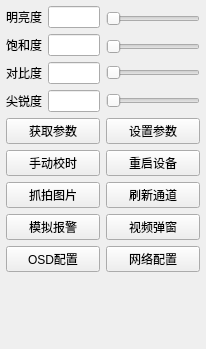
<?xml version="1.0" encoding="UTF-8"?>
<ui version="4.0">
 <class>frmIpcControl</class>
 <widget class="QWidget" name="frmIpcControl">
  <property name="geometry">
   <rect>
    <x>0</x>
    <y>0</y>
    <width>206</width>
    <height>349</height>
   </rect>
  </property>
  <property name="windowTitle">
   <string>Form</string>
  </property>
  <layout class="QVBoxLayout" name="verticalLayout">
   <property name="leftMargin">
    <number>0</number>
   </property>
   <property name="topMargin">
    <number>0</number>
   </property>
   <property name="rightMargin">
    <number>0</number>
   </property>
   <property name="bottomMargin">
    <number>0</number>
   </property>
   <item>
    <widget class="QWidget" name="widget" native="true">
     <property name="autoFillBackground">
      <bool>true</bool>
     </property>
     <layout class="QGridLayout" name="gridLayout_3">
      <property name="leftMargin">
       <number>6</number>
      </property>
      <property name="topMargin">
       <number>6</number>
      </property>
      <property name="rightMargin">
       <number>6</number>
      </property>
      <property name="bottomMargin">
       <number>6</number>
      </property>
      <property name="spacing">
       <number>6</number>
      </property>
      <item row="5" column="0">
       <widget class="QPushButton" name="btnSetDateTime">
        <property name="text">
         <string>手动校时</string>
        </property>
       </widget>
      </item>
      <item row="5" column="1">
       <widget class="QPushButton" name="btnSystemReboot">
        <property name="text">
         <string>重启设备</string>
        </property>
       </widget>
      </item>
      <item row="0" column="0" rowspan="4">
       <layout class="QGridLayout" name="gridLayout_2">
        <item row="0" column="0">
         <widget class="QLabel" name="labBrightness">
          <property name="sizePolicy">
           <sizepolicy hsizetype="Fixed" vsizetype="Preferred">
            <horstretch>0</horstretch>
            <verstretch>0</verstretch>
           </sizepolicy>
          </property>
          <property name="text">
           <string>明亮度</string>
          </property>
         </widget>
        </item>
        <item row="0" column="1">
         <widget class="QLineEdit" name="txtBrightness">
          <property name="sizePolicy">
           <sizepolicy hsizetype="Ignored" vsizetype="Fixed">
            <horstretch>0</horstretch>
            <verstretch>0</verstretch>
           </sizepolicy>
          </property>
          <property name="alignment">
           <set>Qt::AlignCenter</set>
          </property>
          <property name="readOnly">
           <bool>true</bool>
          </property>
         </widget>
        </item>
        <item row="1" column="0">
         <widget class="QLabel" name="labColorSaturation">
          <property name="sizePolicy">
           <sizepolicy hsizetype="Fixed" vsizetype="Preferred">
            <horstretch>0</horstretch>
            <verstretch>0</verstretch>
           </sizepolicy>
          </property>
          <property name="text">
           <string>饱和度</string>
          </property>
         </widget>
        </item>
        <item row="1" column="1">
         <widget class="QLineEdit" name="txtColorSaturation">
          <property name="sizePolicy">
           <sizepolicy hsizetype="Ignored" vsizetype="Fixed">
            <horstretch>0</horstretch>
            <verstretch>0</verstretch>
           </sizepolicy>
          </property>
          <property name="alignment">
           <set>Qt::AlignCenter</set>
          </property>
          <property name="readOnly">
           <bool>true</bool>
          </property>
         </widget>
        </item>
        <item row="2" column="0">
         <widget class="QLabel" name="labContrast">
          <property name="sizePolicy">
           <sizepolicy hsizetype="Fixed" vsizetype="Preferred">
            <horstretch>0</horstretch>
            <verstretch>0</verstretch>
           </sizepolicy>
          </property>
          <property name="text">
           <string>对比度</string>
          </property>
         </widget>
        </item>
        <item row="2" column="1">
         <widget class="QLineEdit" name="txtContrast">
          <property name="sizePolicy">
           <sizepolicy hsizetype="Ignored" vsizetype="Fixed">
            <horstretch>0</horstretch>
            <verstretch>0</verstretch>
           </sizepolicy>
          </property>
          <property name="alignment">
           <set>Qt::AlignCenter</set>
          </property>
          <property name="readOnly">
           <bool>true</bool>
          </property>
         </widget>
        </item>
        <item row="3" column="0">
         <widget class="QLabel" name="labSharpness">
          <property name="sizePolicy">
           <sizepolicy hsizetype="Fixed" vsizetype="Preferred">
            <horstretch>0</horstretch>
            <verstretch>0</verstretch>
           </sizepolicy>
          </property>
          <property name="text">
           <string>尖锐度</string>
          </property>
         </widget>
        </item>
        <item row="3" column="1">
         <widget class="QLineEdit" name="txtSharpness">
          <property name="sizePolicy">
           <sizepolicy hsizetype="Ignored" vsizetype="Fixed">
            <horstretch>0</horstretch>
            <verstretch>0</verstretch>
           </sizepolicy>
          </property>
          <property name="alignment">
           <set>Qt::AlignCenter</set>
          </property>
          <property name="readOnly">
           <bool>true</bool>
          </property>
         </widget>
        </item>
       </layout>
      </item>
      <item row="3" column="1">
       <widget class="XSlider" name="sliderSharpness">
        <property name="orientation">
         <enum>Qt::Horizontal</enum>
        </property>
       </widget>
      </item>
      <item row="0" column="1">
       <widget class="XSlider" name="sliderBrightness">
        <property name="orientation">
         <enum>Qt::Horizontal</enum>
        </property>
       </widget>
      </item>
      <item row="7" column="1">
       <widget class="QPushButton" name="btnShowVideo">
        <property name="text">
         <string>视频弹窗</string>
        </property>
       </widget>
      </item>
      <item row="2" column="1">
       <widget class="XSlider" name="sliderContrast">
        <property name="orientation">
         <enum>Qt::Horizontal</enum>
        </property>
       </widget>
      </item>
      <item row="4" column="0">
       <widget class="QPushButton" name="btnGetImageSetting">
        <property name="sizePolicy">
         <sizepolicy hsizetype="Expanding" vsizetype="Fixed">
          <horstretch>0</horstretch>
          <verstretch>0</verstretch>
         </sizepolicy>
        </property>
        <property name="text">
         <string>获取参数</string>
        </property>
       </widget>
      </item>
      <item row="9" column="0" colspan="2">
       <spacer name="verticalSpacer">
        <property name="orientation">
         <enum>Qt::Vertical</enum>
        </property>
        <property name="sizeHint" stdset="0">
         <size>
          <width>20</width>
          <height>0</height>
         </size>
        </property>
       </spacer>
      </item>
      <item row="6" column="0">
       <widget class="QPushButton" name="btnSnapImage">
        <property name="text">
         <string>抓拍图片</string>
        </property>
       </widget>
      </item>
      <item row="4" column="1">
       <widget class="QPushButton" name="btnSetImageSetting">
        <property name="sizePolicy">
         <sizepolicy hsizetype="Expanding" vsizetype="Fixed">
          <horstretch>0</horstretch>
          <verstretch>0</verstretch>
         </sizepolicy>
        </property>
        <property name="text">
         <string>设置参数</string>
        </property>
       </widget>
      </item>
      <item row="1" column="1">
       <widget class="XSlider" name="sliderColorSaturation">
        <property name="orientation">
         <enum>Qt::Horizontal</enum>
        </property>
       </widget>
      </item>
      <item row="7" column="0">
       <widget class="QPushButton" name="btnTestAlarm">
        <property name="text">
         <string>模拟报警</string>
        </property>
       </widget>
      </item>
      <item row="6" column="1">
       <widget class="QPushButton" name="btnLoadVideo">
        <property name="text">
         <string>刷新通道</string>
        </property>
       </widget>
      </item>
      <item row="8" column="0">
       <widget class="QPushButton" name="btnIpcOsd">
        <property name="text">
         <string>OSD配置</string>
        </property>
       </widget>
      </item>
      <item row="8" column="1">
       <widget class="QPushButton" name="btnIpcNetConfig">
        <property name="text">
         <string>网络配置</string>
        </property>
       </widget>
      </item>
     </layout>
    </widget>
   </item>
  </layout>
 </widget>
 <customwidgets>
  <customwidget>
   <class>XSlider</class>
   <extends>QSlider</extends>
   <header>xslider.h</header>
  </customwidget>
 </customwidgets>
 <tabstops>
  <tabstop>txtBrightness</tabstop>
  <tabstop>sliderBrightness</tabstop>
  <tabstop>txtColorSaturation</tabstop>
  <tabstop>sliderColorSaturation</tabstop>
  <tabstop>txtContrast</tabstop>
  <tabstop>sliderContrast</tabstop>
  <tabstop>txtSharpness</tabstop>
  <tabstop>sliderSharpness</tabstop>
  <tabstop>btnGetImageSetting</tabstop>
  <tabstop>btnSetImageSetting</tabstop>
  <tabstop>btnSetDateTime</tabstop>
  <tabstop>btnSystemReboot</tabstop>
  <tabstop>btnSnapImage</tabstop>
  <tabstop>btnLoadVideo</tabstop>
  <tabstop>btnTestAlarm</tabstop>
  <tabstop>btnShowVideo</tabstop>
  <tabstop>btnIpcOsd</tabstop>
  <tabstop>btnIpcNetConfig</tabstop>
 </tabstops>
 <resources/>
 <connections/>
</ui>
